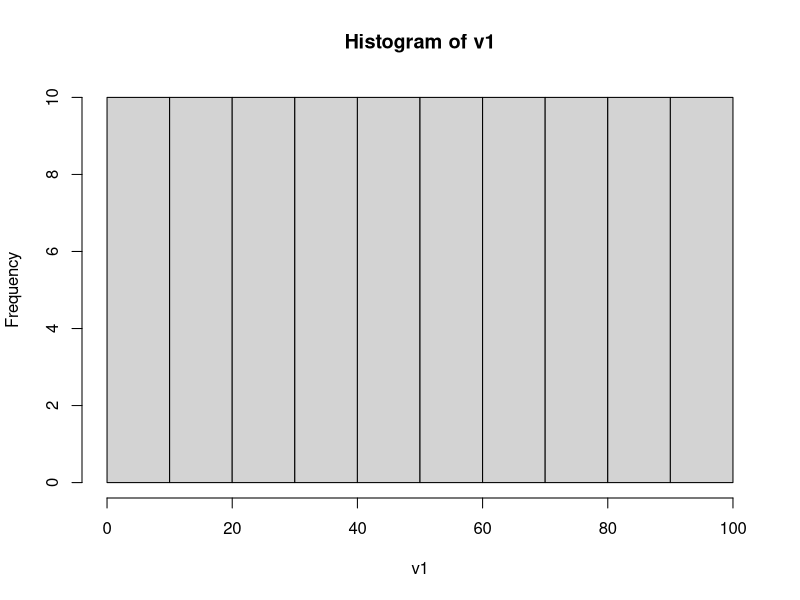
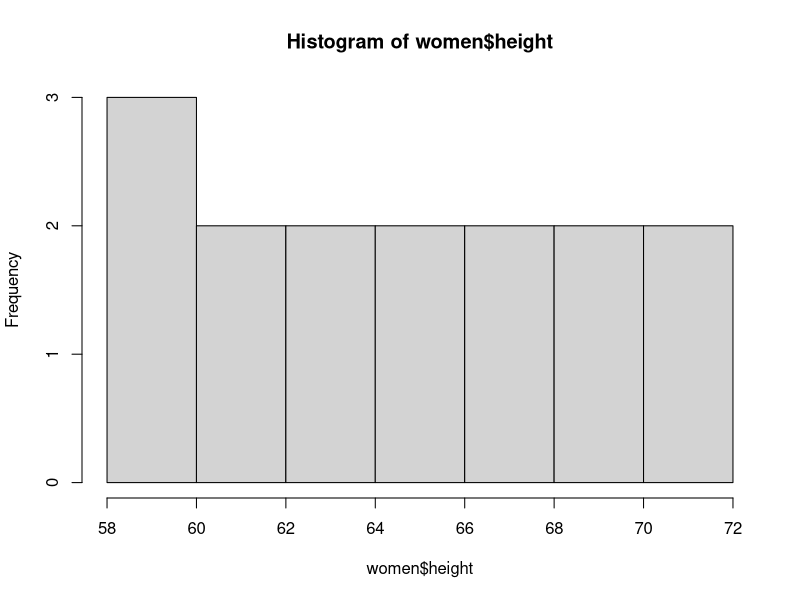
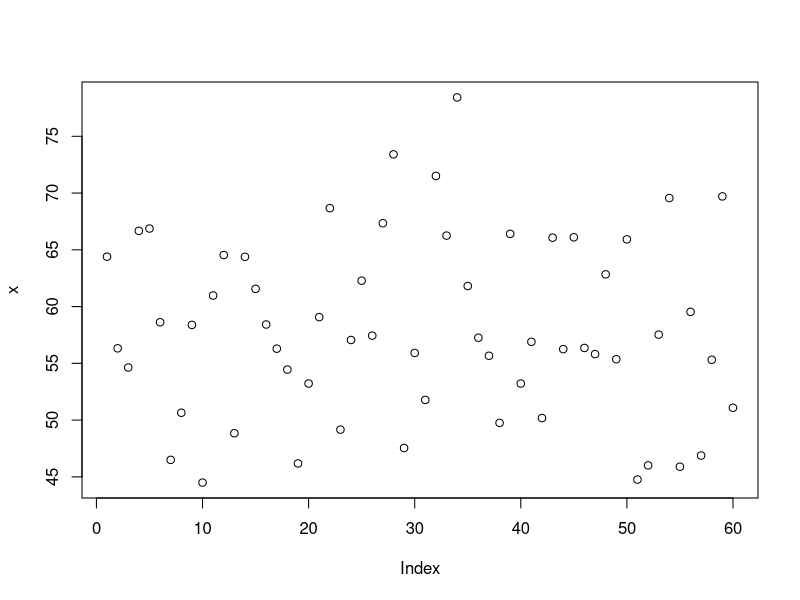
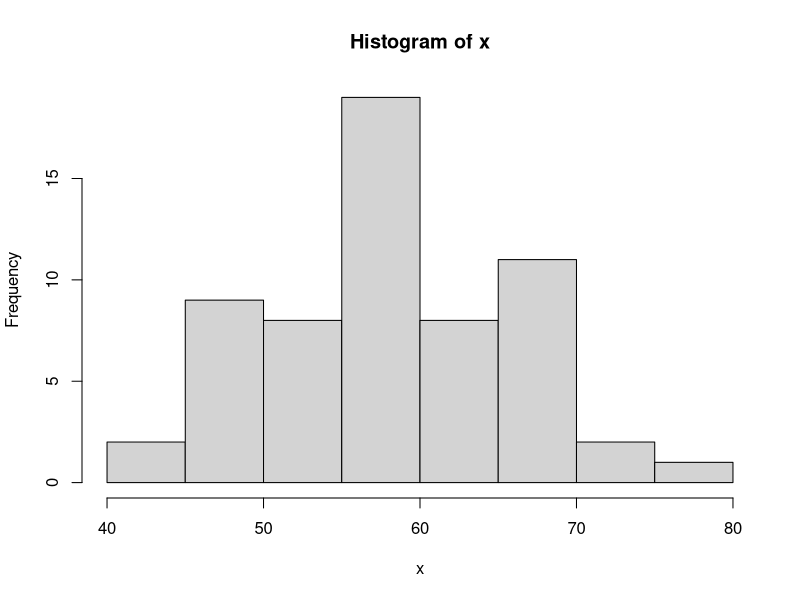
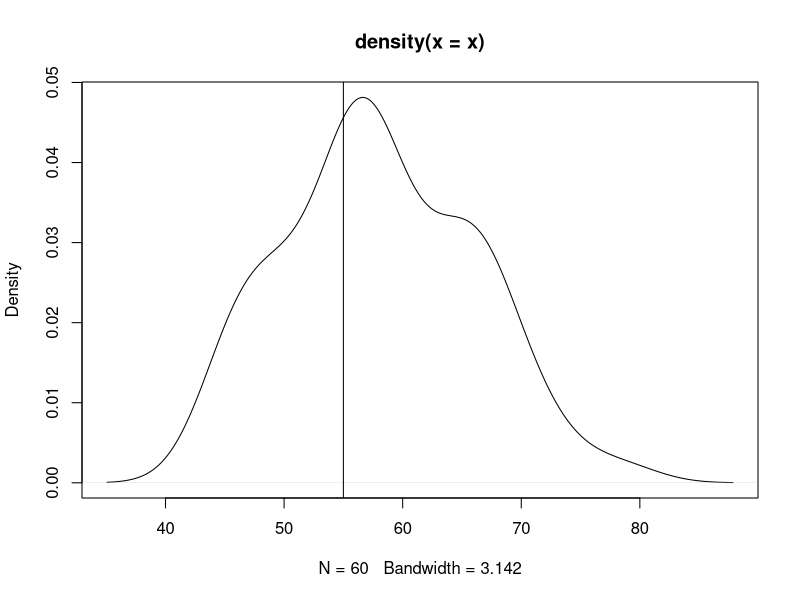
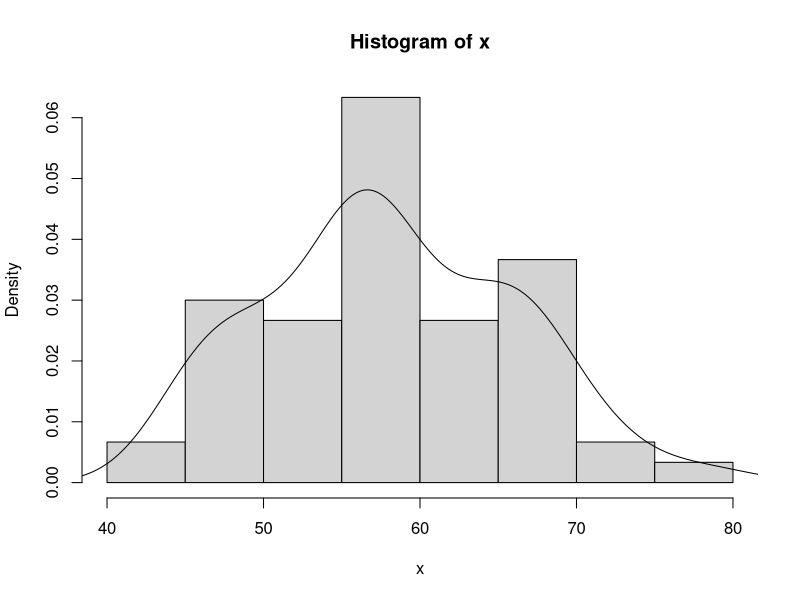
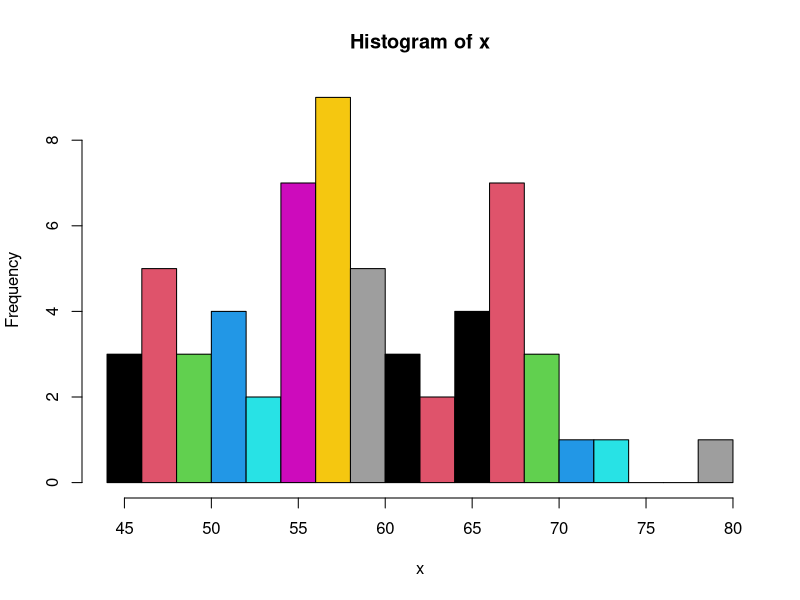

These figures' R source, in order: (Note: this script raises an error after producing the figures.)
# Data structure




#Vectors----
v1=1:100  #create vector from 1 to 100
v2= c(1,4,5,10)
class(v1)  #to check the datatype
class(v2)
v3=c('sakshi','nitin','vishal','punit')   #create vector of character type
v3 #print the vector
class(v3)
v4= c(TRUE,FALSE,T,F,T)     #logical vectors
v4
class(v4)

#summary on vectors
mean(v1)
median(v1)
sd(v1)
var(v1)
hist(v1)
hist(women$height)

v2
v2[v2>=5]

x=rnorm(60, mean=60, sd=10) #vector for random normal distribution
x
plot(x)
hist(x)
plot(density(x))
abline(v=55)
hist(x,freq=F)
lines(density(x))

hist(x, breaks=20, col=1:10)
length(x)    #shows the length of vector
sd(x)


?sample
x1 = LETTERS[5:20]
x1


#set.seed- we can repeat the sequence using this command- helps in Sampling
set.seed(1234)
y1 =sample(x1)
y1


set.seed(34)
y1 =sample(x1)
y1

(y2=sample(x1,size=5))   #putting inside the bracket helps to print and execute with a single line of command; saves line of code

set.seed(53)
(y2=sample(x1,size=5))

(gender= sample(c('M','F'), size=60))  #this will throw error as we have only 2 values in vector and we are choosing sample of size greater than that i.e.60-- it is a case of sampling without replacement

#But for sampling with replacement this will work
(gender= sample(c('M','F'), size=60, replace=TRUE))
(gender= sample(c('M','F'), size=60, replace=TRUE, prob=c(.6,.4)))

(t1=table(gender))   #create table
prop.table(t1)       #divide value with N
pie(t1)


(gender= sample(c('M','F'), size=10000, replace=TRUE, prob=c(.6,.4)))
prop.table(t1)       #divide value with N
pie(t1)
barplot(t1, col=1:2, horiz=T)

#matrix----












#array----


#This way we can bookmark our code and can navigate easily